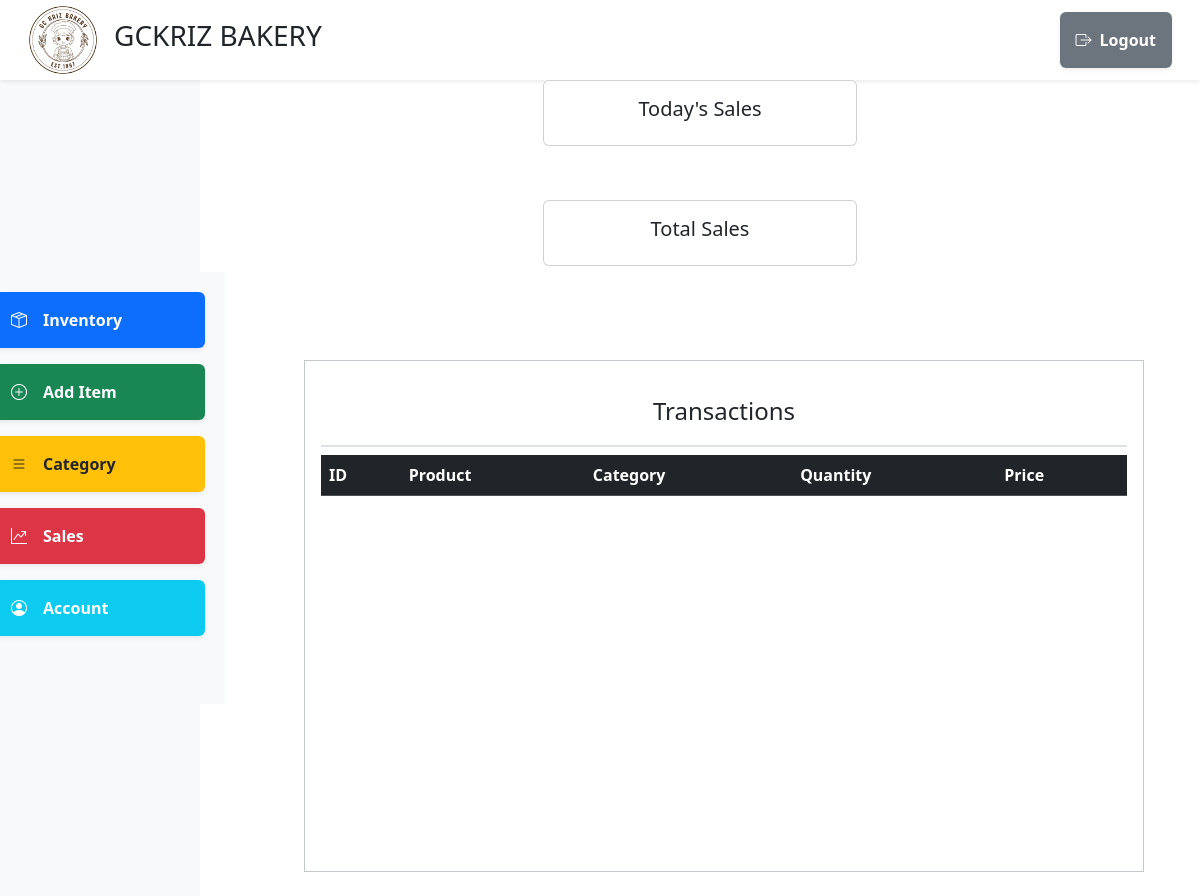
/admin/admin_sales.php, run on an earlier commit of the app's database.
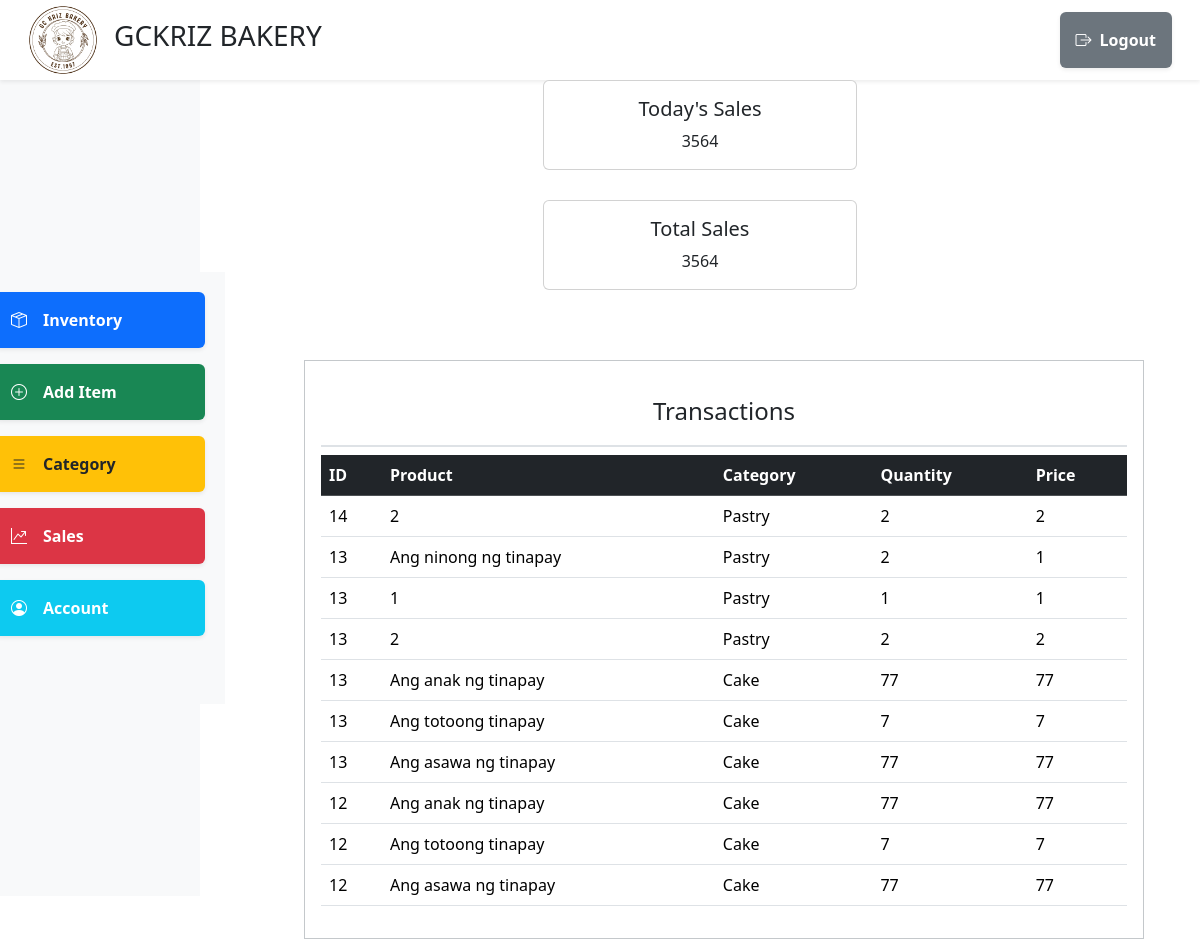
And on a later commit of the database.
### tables this page shows
CREATE TABLE `orderdetails` (
  `orderDetailID` int NOT NULL,
  `orderID` int DEFAULT NULL,
  `productID` int DEFAULT NULL,
  `categoryID` int DEFAULT NULL,
  `quantity` int DEFAULT NULL
);

CREATE TABLE `orders` (
  `orderID` int NOT NULL,
  `orderDate` datetime NOT NULL,
  `totalPayment` double NOT NULL
);

CREATE TABLE `products` (
  `productID` int NOT NULL,
  `productName` varchar(50) DEFAULT NULL,
  `categoryID` int DEFAULT NULL,
  `productStocks` int DEFAULT NULL,
  `productPrice` double DEFAULT NULL
);

CREATE TABLE `categories` (
  `categoryID` int NOT NULL,
  `categoryName` varchar(250) DEFAULT NULL
);

### model/sales.php (called while the page is built)
<?php
Class Sales{
    public static function getSalesToday(){
        global $connection;
        $sql_command = "SELECT SUM(totalPayment) AS salesToday FROM orders WHERE DATE(orderDate) = CURDATE()";
        $stmt = $connection->prepare($sql_command);
        $stmt->execute();
        $result = $stmt->get_result();
        $sales = $result->fetch_assoc();
        return $sales['salesToday'];
    }
    public static function getTotalSales(){
        global $connection;
        $sql_command = "SELECT SUM(totalPayment) AS totalSales FROM orders";
        $stmt = $connection->prepare($sql_command);
        $stmt->execute();
        $result = $stmt->get_result();
        $sales = $result->fetch_assoc();
        return $sales['totalSales'];
    }
    public static function getTransactionList(){
        global $connection;
        $sql_command = "
        SELECT * FROM orderDetails
        INNER JOIN orders on orderDetails.orderID = orders.orderID
        INNER JOIN products on orderDetails.productID = products.productID
        INNER JOIN categories on orderDetails.categoryID = categories.categoryID
        ORDER BY orders.orderDate DESC
        ";
        $stmt = $connection->prepare($sql_command);
        $stmt->execute();
        $result = $stmt->get_result();
        $sales = $result->fetch_all(MYSQLI_ASSOC);
        return $sales;
    }
}

### admin/admin_sales.php (the view, shortened to what this page needs)
<?php
require "../_init.php";
$Sales = new Sales();
?>
<!DOCTYPE html>
<html lang="en">
<head>
</head>
<body>
<?php require "../template/nav.php";  ?>
<div class="container-fluid full-vh-vw">
    <div class="row h-100">
        <div class="col-2 bg-light d-flex align-items-center justify-content-center">
            <?php require "../template/side_nav.php"; ?>
        </div>
        <div class="col-10 d-flex flex-column align-items-center justify-content-center">
             <div class="col-12  d-flex flex-row align-items-center justify-content-center">
             <div class="row mb-3" style="height: 30vh; flex-direction: row;">
                <div class="col-md-12 mb-3">
                    <div class="card text-center">
                        <div class="card-body">
                            <h5 class="card-title">Today's Sales</h5>
                            <p class="card-text"><?= $Sales->getSalesToday();?></p>
                        </div>
                    </div>
                </div>
                <div class="col-md-12 mb-3">
                    <div class="card text-center">
                        <div class="card-body">
                            <h5 class="card-title">Total Sales</h5>
                            <p class="card-text"><?= $Sales->getTotalSales();?></p>
                        </div>
                    </div>
                </div>
            </div>
             </div>
            <div class="row" style="height: 70vh; width: 70vw;">
            <div class="col-12 d-flex flex-column align-items-center justify-content-start border border-secondary bg-white border-secondary-subtle p-3 m-4 ">
             <div class="d-flex justify-content-center align-items-center w-100 mb-2 border-bottom border-2 border-subtle" style="height: 70px">
                 <h4 class="mb-0 text-center">Transactions</h4>
             </div>
                 <table class="table table-responsive table-hover">
                     <thead class="table-dark align-middle ">
                         <tr>
                             <th scope="col">ID</th>
                             <th scope="col">Product</th>
                             <th scope="col">Category</th>
                             <th scope="col">Quantity</th>
                             <th scope="col">Price</th>
                         </tr>
                     </thead>
                         <tbody>
                             <?php foreach($Sales->getTransactionList() as $sales) : ?>
                                 <tr class="align-middle">
                                     <td><?= $sales["orderID"]?></td>
                                     <td><?= $sales["productName"]?></td>
                                     <td><?= $sales["categoryName"]?></td>
                                     <td><?= $sales["productStocks"]?></td>
                                     <td><?= $sales["productPrice"]?></td>
                                 </tr>
                             <?php endforeach;?>
                         </tbody>
                 </table>
             </div>
            </div>
        </div>
    </div>
</div>
</body>
</html>

What changed in the data, as far as the page shows it:
added orderdetails: orderID.orderID "14", productID.productName "2", categoryID.categoryName "Pastry", productID.productStocks "2", productID.productPrice "2"
added orderdetails: orderID.orderID "13", productID.productName "Ang ninong ng tinapay", categoryID.categoryName "Pastry", productID.productStocks "2", productID.productPrice "1"
added orderdetails: orderID.orderID "13", productID.productName "1", categoryID.categoryName "Pastry", productID.productStocks "1", productID.productPrice "1"
added orderdetails: orderID.orderID "13", productID.productName "2", categoryID.categoryName "Pastry", productID.productStocks "2", productID.productPrice "2"
added orderdetails: orderID.orderID "13", productID.productName "Ang anak ng tinapay", categoryID.categoryName "Cake", productID.productStocks "77", productID.productPrice "77"
added orderdetails: orderID.orderID "13", productID.productName "Ang totoong tinapay", categoryID.categoryName "Cake", productID.productStocks "7", productID.productPrice "7"
added orderdetails: orderID.orderID "13", productID.productName "Ang asawa ng tinapay", categoryID.categoryName "Cake", productID.productStocks "77", productID.productPrice "77"
added orderdetails: orderID.orderID "12", productID.productName "Ang anak ng tinapay", categoryID.categoryName "Cake", productID.productStocks "77", productID.productPrice "77"
added orderdetails: orderID.orderID "12", productID.productName "Ang totoong tinapay", categoryID.categoryName "Cake", productID.productStocks "7", productID.productPrice "7"
added orderdetails: orderID.orderID "12", productID.productName "Ang asawa ng tinapay", categoryID.categoryName "Cake", productID.productStocks "77", productID.productPrice "77"
Also different on the page:
$Sales->getSalesToday(): (not shown) → "3564"
$Sales->getTotalSales(): (not shown) → "3564"
